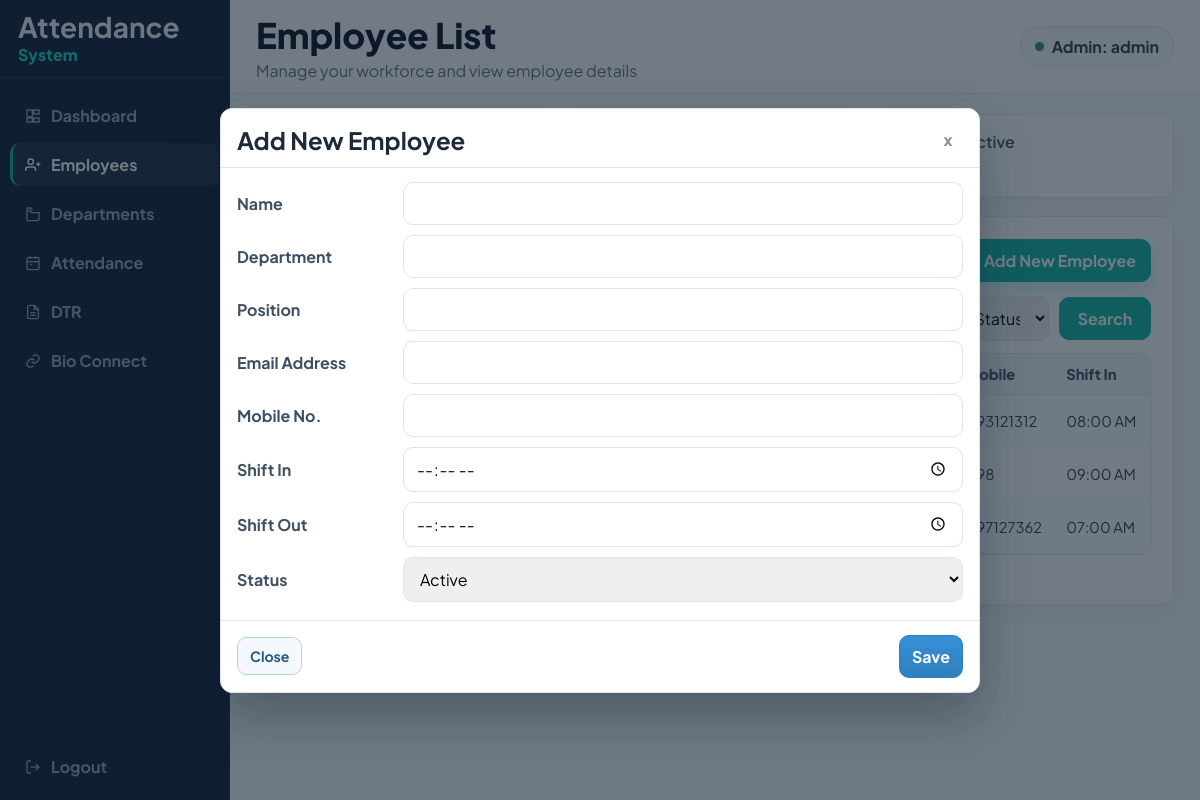
Page /admin/employees.php?dialog=add (signed in) on the committed database.
### tables this page shows
CREATE TABLE IF NOT EXISTS `employees` (
  `id` int NOT NULL AUTO_INCREMENT,
  `employee_key` varchar(50) NOT NULL,
  `name` varchar(100) NOT NULL,
  `department` varchar(100) NOT NULL,
  `position` varchar(100) NOT NULL,
  `email` varchar(150) NOT NULL,
  `mobile` varchar(20) NOT NULL,
  `shift_in` time NOT NULL,
  `shift_out` time NOT NULL,
  `status` enum('Active','Inactive') NOT NULL DEFAULT 'Active',
  PRIMARY KEY (`id`),
  UNIQUE KEY `employee_key` (`employee_key`)
);

### admin/employees.php (the view, shortened to what this page needs)
<?php
$adminName = trim((string) $_SESSION['admin_name']);
$pdo = get_pdo_connection();
$pdo->setAttribute(PDO::ATTR_ERRMODE, PDO::ERRMODE_EXCEPTION);
function e(string $value): string
{
  return htmlspecialchars($value, ENT_QUOTES, 'UTF-8');
}
function formatTime(?string $time): string
{
  return date('h:i A', strtotime($time));
}
function displayOrDash(?string $value): string
{
  $text = trim((string) $value);
  return $text !== '' ? $text : '-';
}
function getEmployeeTableColumns(PDO $pdo): array
{
  $columns = [];
  $stmt = $pdo->query('SHOW COLUMNS FROM employees');
  while ($row = $stmt->fetch(PDO::FETCH_ASSOC)) {
    if (isset($row['Field'])) {
      $columns[] = (string) $row['Field'];
    }
  }
  return $columns;
}
function tableExists(PDO $pdo, string $tableName): bool
{
  try {
    $stmt = $pdo->prepare('SHOW TABLES LIKE ?');
    $stmt->execute([$tableName]);
    return (bool) $stmt->fetchColumn();
  } catch (Throwable $e) {
    return false;
  }
}
function ensureEmployeeDetailColumns(PDO $pdo, array $currentColumns): array
{
  $requiredColumns = [
    'department' => "ALTER TABLE employees ADD COLUMN department VARCHAR(100) NOT NULL DEFAULT ''",
    'position' => "ALTER TABLE employees ADD COLUMN position VARCHAR(100) NOT NULL DEFAULT ''",
    'email' => "ALTER TABLE employees ADD COLUMN email VARCHAR(150) NOT NULL DEFAULT ''",
    'mobile' => "ALTER TABLE employees ADD COLUMN mobile VARCHAR(20) NOT NULL DEFAULT ''",
    'shift_in' => 'ALTER TABLE employees ADD COLUMN shift_in TIME NULL',
    'shift_out' => 'ALTER TABLE employees ADD COLUMN shift_out TIME NULL',
    'status' => "ALTER TABLE employees ADD COLUMN status ENUM('Active','Inactive') NOT NULL DEFAULT 'Active'",
  ];
  return getEmployeeTableColumns($pdo);
}
$employeeTableColumns = ensureEmployeeDetailColumns($pdo, getEmployeeTableColumns($pdo));
$supportsDepartment = in_array('department', $employeeTableColumns, true);
$supportsPosition = in_array('position', $employeeTableColumns, true);
$supportsEmail = in_array('email', $employeeTableColumns, true);
$supportsMobile = in_array('mobile', $employeeTableColumns, true);
$supportsShiftIn = in_array('shift_in', $employeeTableColumns, true);
$supportsShiftOut = in_array('shift_out', $employeeTableColumns, true);
$supportsStatus = in_array('status', $employeeTableColumns, true);
$hasDepartmentsTable = tableExists($pdo, 'departments');
$hasPositionsTable = tableExists($pdo, 'positions');
$departments = [];
if ($hasDepartmentsTable) {
  $deptStmt = $pdo->query('SELECT id, department_name FROM departments ORDER BY department_name ASC');
  $departments = $deptStmt->fetchAll(PDO::FETCH_ASSOC);
} elseif ($supportsDepartment) {
  $deptStmt = $pdo->query('SELECT DISTINCT department FROM employees WHERE department IS NOT NULL AND department != "" ORDER BY department ASC');
  while ($row = $deptStmt->fetch(PDO::FETCH_ASSOC)) {
    $departments[] = [
      'id' => 0,
      'department_name' => (string) ($row['department'] ?? ''),
    ];
  }
}
$selectParts = [
  in_array('id', $employeeTableColumns, true) ? 'id' : '0 AS id',
  'employee_key',
  'name',
  $supportsDepartment ? 'department' : "'' AS department",
  $supportsPosition ? 'position' : "'' AS position",
  $supportsEmail ? 'email' : "'' AS email",
  $supportsMobile ? 'mobile' : "'' AS mobile",
  $supportsShiftIn ? 'shift_in' : 'NULL AS shift_in',
  $supportsShiftOut ? 'shift_out' : 'NULL AS shift_out',
  $supportsStatus ? 'status' : "'Active' AS status",
];
$orderColumn = in_array('id', $employeeTableColumns, true) ? 'id' : 'employee_key';
$sql = 'SELECT ' . implode(', ', $selectParts) . ' FROM employees WHERE 1=1';
$params = [];
$sql .= ' ORDER BY ' . $orderColumn . ' ASC';
$stmt = $pdo->prepare($sql);
$stmt->execute($params);
$employees = $stmt->fetchAll(PDO::FETCH_ASSOC);
$totalStmt = $pdo->query('SELECT COUNT(*) FROM employees');
$totalEmployees = (int) $totalStmt->fetchColumn();
if ($supportsStatus) {
  $activeStmt = $pdo->query("SELECT COUNT(*) FROM employees WHERE status = 'Active'");
  $activeEmployees = (int) $activeStmt->fetchColumn();
  $inactiveStmt = $pdo->query("SELECT COUNT(*) FROM employees WHERE status = 'Inactive'");
  $inactiveEmployees = (int) $inactiveStmt->fetchColumn();
} else {
  $activeEmployees = $totalEmployees;
  $inactiveEmployees = 0;
}
$dialog = (string) ($_GET['dialog'] ?? '');
?>
<!DOCTYPE html>
<html lang="en">
<head>
  <link rel="stylesheet" href="../assets/style.css">
</head>
<body class="<?= $dialog !== '' ? 'modal-open' : '' ?>">
  <div class="dashboard-layout">
    <aside class="dashboard-sidebar">
      <div class="dashboard-brand">
        <div>
          <strong>Attendance</strong>
          <span>System</span>
        </div>
      </div>
      <nav class="dashboard-nav" aria-label="Main Navigation">
        <div class="dashboard-nav-main">
          <a href="dashboard.php" class="dashboard-nav-link">
            <svg class="nav-icon" viewBox="0 0 24 24" fill="none" stroke="currentColor" stroke-width="2"><path d="M3 13h8V3H3z"></path><path d="M13 21h8v-6h-8z"></path><path d="M13 3h8v6h-8z"></path><path d="M3 21h8v-6H3z"></path></svg>
            Dashboard
          </a>
          <a href="employees.php" class="dashboard-nav-link active">
            <svg class="nav-icon" viewBox="0 0 24 24" fill="none" stroke="currentColor" stroke-width="2"><path d="M16 21v-2a4 4 0 0 0-4-4H5a4 4 0 0 0-4 4v2"></path><circle cx="8.5" cy="7" r="4"></circle><path d="M20 8v6"></path><path d="M23 11h-6"></path></svg>
            Employees
          </a>
          <a href="departments.php" class="dashboard-nav-link">
            <svg class="nav-icon" viewBox="0 0 24 24" fill="none" stroke="currentColor" stroke-width="2"><path d="M3 7h5l2 3h11v10a2 2 0 0 1-2 2H3z"></path><path d="M3 7V5a2 2 0 0 1 2-2h4l2 3"></path></svg>
            Departments
          </a>
          <a href="attendance.php" class="dashboard-nav-link">
            <svg class="nav-icon" viewBox="0 0 24 24" fill="none" stroke="currentColor" stroke-width="2"><rect x="3" y="4" width="18" height="18" rx="2"></rect><path d="M16 2v4"></path><path d="M8 2v4"></path><path d="M3 10h18"></path><path d="M8 14h3"></path></svg>
            Attendance
          </a>
          <a href="dtr.php" class="dashboard-nav-link">
            <svg class="nav-icon" viewBox="0 0 24 24" fill="none" stroke="currentColor" stroke-width="2"><path d="M14 2H6a2 2 0 0 0-2 2v16a2 2 0 0 0 2 2h12a2 2 0 0 0 2-2V8z"></path><path d="M14 2v6h6"></path><path d="M8 13h8"></path><path d="M8 17h8"></path></svg>
            DTR
          </a>
          <a href="scanner/bio_connect.php" class="dashboard-nav-link">
            <svg class="nav-icon" viewBox="0 0 24 24" fill="none" stroke="currentColor" stroke-width="2"><path d="M10 13a5 5 0 0 0 7.54.54l2.12-2.12a5 5 0 1 0-7.07-7.07L11.4 5.5"></path><path d="M14 11a5 5 0 0 0-7.54-.54L4.34 12.6a5 5 0 1 0 7.07 7.07l1.13-1.13"></path></svg>
            Bio Connect
          </a>
        </div>
        <div class="dashboard-nav-bottom">
          <a href="logout.php" class="dashboard-nav-link js-logout-link">
            <svg class="nav-icon" viewBox="0 0 24 24" fill="none" stroke="currentColor" stroke-width="2"><path d="M9 21H5a2 2 0 0 1-2-2V5a2 2 0 0 1 2-2h4"></path><path d="M16 17l5-5-5-5"></path><path d="M21 12H9"></path></svg>
            Logout
          </a>
        </div>
      </nav>
    </aside>
    <main class="dashboard-main">
      <header class="dashboard-header">
        <div>
          <h1 class="dashboard-title">Employee List</h1>
          <p class="dashboard-subtitle">Manage your workforce and view employee details</p>
        </div>
        <div class="dashboard-profile-pill">
          <span class="dot" aria-hidden="true"></span>
          Admin: <?= e($adminName) ?>
        </div>
      </header>
      <section class="dashboard-content">
        <div class="dashboard-stats stats-3">
          <article class="dashboard-stat-card accent-teal">
            <div class="stat-icon-wrap teal">
            </div>
            <div>
              <p class="stat-label">Total Employees</p>
              <p class="stat-number"><?= $totalEmployees ?></p>
            </div>
          </article>
          <article class="dashboard-stat-card accent-green">
            <div class="stat-icon-wrap green">
            </div>
            <div>
              <p class="stat-label">Active</p>
              <p class="stat-number"><?= $activeEmployees ?></p>
            </div>
          </article>
          <article class="dashboard-stat-card accent-slate">
            <div class="stat-icon-wrap slate">
            </div>
            <div>
              <p class="stat-label">Inactive</p>
              <p class="stat-number"><?= $inactiveEmployees ?></p>
            </div>
          </article>
        </div>
        <article class="dashboard-panel employee-panel">
          <div class="employee-panel-head">
            <h2 class="panel-title">Manage Employees</h2>
            <div style="display:flex; gap:10px; flex-wrap:wrap;">
              <a class="qa-btn qa-primary employee-add-btn" href="employees.php?dialog=add">+ Add New Employee</a>
            </div>
          </div>
          <form class="employee-toolbar" method="GET" action="employees.php" role="group" aria-label="Employee toolbar">
            <div class="search-input-wrap">
              <span class="search-input-icon" aria-hidden="true">
              </span>
            </div>
            <div class="employee-toolbar-actions">
              <select name="status" aria-label="Status filter">
                <option value="">All Status</option>
              </select>
              <button class="qa-btn qa-primary employee-search-btn" type="submit">Search</button>
            </div>
          </form>
          <div class="table-wrap">
            <table class="timecard employee-table">
              <thead>
                <tr>
                  <th>#</th>
                  <th>Name</th>
                  <th>Employee ID</th>
                  <th>Department</th>
                  <th>Position</th>
                  <th>Email</th>
                  <th>Mobile</th>
                  <th>Shift In</th>
                  <th>Shift Out</th>
                </tr>
              </thead>
              <tbody>
                <?php if (count($employees) > 0): ?>
                  <?php foreach ($employees as $index => $emp): ?>
                    <tr>
                      <td><?= $index + 1 ?></td>
                      <td><?= e($emp['name']) ?></td>
                      <td><?= e($emp['employee_key']) ?></td>
                      <td><?= e(displayOrDash((string) ($emp['department'] ?? ''))) ?></td>
                      <td><?= e(displayOrDash((string) ($emp['position'] ?? ''))) ?></td>
                      <td><?= e(displayOrDash((string) ($emp['email'] ?? ''))) ?></td>
                      <td><?= e(displayOrDash((string) ($emp['mobile'] ?? ''))) ?></td>
                      <td><?= e(formatTime($emp['shift_in'])) ?></td>
                      <td><?= e(formatTime($emp['shift_out'])) ?></td>
                    </tr>
                  <?php endforeach; ?>
                <?php else: ?>
                  <tr>
                    <td colspan="11" style="text-align:center;">No employees found.</td>
                  </tr>
                <?php endif; ?>
              </tbody>
            </table>
          </div>
          <p class="table-footnote">Showing <?= count($employees) ?> of <?= $totalEmployees ?> entries</p>
        </article>
      </section>
    </main>
  </div>
  <?php if ($dialog === 'add'): ?>
    <div class="dialog-overlay" role="dialog" aria-modal="true" aria-labelledby="addDialogTitle">
      <div class="dialog-card">
        <div class="dialog-head">
          <h2 id="addDialogTitle" class="dialog-title">Add New Employee</h2>
          <a class="dialog-close" href="employees.php" aria-label="Close dialog">x</a>
        </div>
        <form id="dialogAddForm" class="dialog-form-grid" method="POST" action="employees.php">
          <label for="dialog_name">Name</label>
          <input class="input" id="dialog_name" name="name" type="text" required>
          <label for="dialog_department">Department</label>
          <?php if ($hasDepartmentsTable && count($departments) > 0): ?>
            <select id="dialog_department" name="department" required>
              <option value="">Select Department</option>
              <?php foreach ($departments as $dept): ?>
                <option value="<?= e((string) ($dept['department_name'] ?? '')) ?>" data-id="<?= e((string) ($dept['id'] ?? '0')) ?>">
                  <?= e((string) ($dept['department_name'] ?? '')) ?>
                </option>
              <?php endforeach; ?>
            </select>
          <?php else: ?>
            <input class="input" id="dialog_department" name="department" type="text" required>
          <?php endif; ?>
          <label for="dialog_position">Position</label>
          <?php if ($hasDepartmentsTable && $hasPositionsTable): ?>
            <select id="dialog_position" name="position" required disabled>
              <option value="">Select Department First</option>
            </select>
          <?php else: ?>
            <input class="input" id="dialog_position" name="position" type="text" required>
          <?php endif; ?>
          <label for="dialog_email">Email Address</label>
          <input class="input" id="dialog_email" name="email" type="email" required>
          <label for="dialog_mobile">Mobile No.</label>
          <input class="input" id="dialog_mobile" name="mobile" type="text" required>
          <label for="dialog_shift_in">Shift In</label>
          <input class="input" id="dialog_shift_in" name="shift_in" type="time" required>
          <label for="dialog_shift_out">Shift Out</label>
          <input class="input" id="dialog_shift_out" name="shift_out" type="time" required>
          <label for="dialog_status">Status</label>
          <select id="dialog_status" name="status">
            <option value="Active">Active</option>
          </select>
        </form>
        <div class="dialog-footer">
          <a class="btn-secondary" href="employees.php">Close</a>
          <button class="btn-primary" type="submit" form="dialogAddForm" name="add_employee">Save</button>
        </div>
      </div>
    </div>
  <?php endif; ?>
</body>
</html>

### rows in the picture
employees: mobile "093121312", shift_in "08:00 AM"
employees: mobile "098", shift_in "09:00 AM"
employees: mobile "097127362", shift_in "07:00 AM"

### other values in the picture
$adminName "admin"
